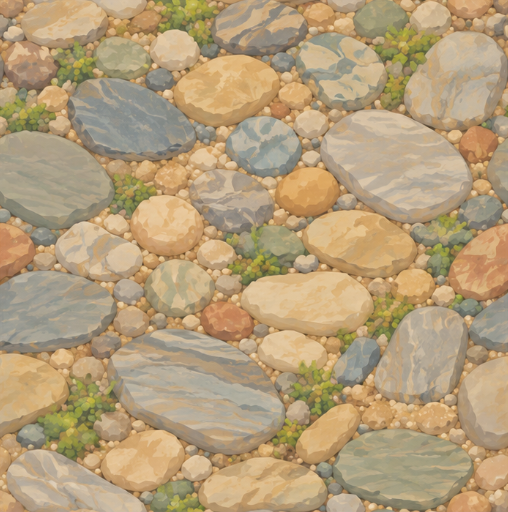
#> input picture arte/meshy/entrada/lecho_rio_original.png, 508 x 512 px, found by its file name
$ python lecho_rio_textura.py
#> lines starting #> are read from the running program, lines starting #| are printed output that depends on the picture
"""Textura del lecho del río: lecho_rio_original.png (Meshy, no seamless) -> arte/suelo_meshy/lecho_rio.png, 512x512 seamless en X e Y.
Uso: python herramientas/lecho_rio_textura.py   (desde la raíz del proyecto). Reproducible (semilla fija).
Método: se pasa a 512x512; la versión DESPLAZADA medio tamaño (np.roll) es continua en sus bordes pero tiene la costura en la cruz central; ahí se mete el
centro de la ORIGINAL (limpio) con una máscara cuyo contorno se rompe con ruido de baja frecuencia, de modo que el corte sigue irregular y no deja un borroso en línea recta."""
import numpy as np
from PIL import Image
from scipy.ndimage import gaussian_filter, zoom

N = 512
ENTRADA = "arte/meshy/entrada/lecho_rio_original.png"
SALIDA = "arte/suelo_meshy/lecho_rio.png"
REPETICION = "docs/capturas/agua_filtro/lecho_repeticion.png"
SEMILLA = 7
SEMIANCHO = 105     # px desde la cruz central donde manda la original
SUAVE = 4           # ancho del fundido (px)
AMPL_RUIDO = 55     # cuánto se desvía el contorno del corte (px)

im = Image.open(ENTRADA).convert("RGB").resize((N, N), Image.LANCZOS)
orig = np.asarray(im).astype(np.float32)
rod = np.roll(orig, (N // 2, N // 2), axis=(0, 1))
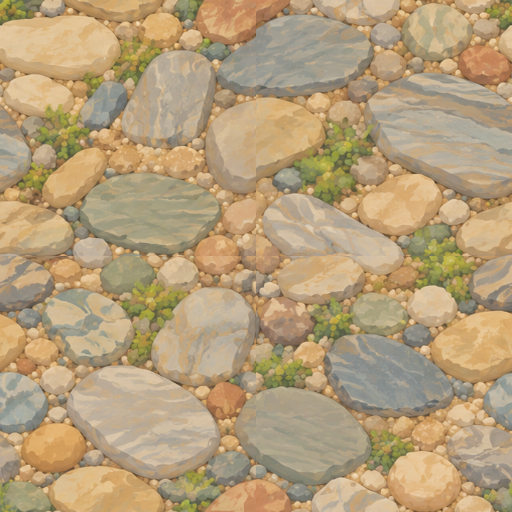
#> rod: shape (512, 512, 3) float32; mean R, G, B 180.7, 157.9, 121.8
rng = np.random.default_rng(SEMILLA)
yy, xx = np.mgrid[0:N, 0:N]


def un_eje(a, eje):
    """Hace `a` seamless en un eje. Se busca el corte k (entre 160 y 352) donde la imagen ya es lo más continua posible (la original trae una junta en el centro en algunas filas);
    la versión rodada hasta ese corte es continua en sus bordes y tiene la costura (los bordes de la original) en la línea c = N - k; ahí entra la original, que es limpia lejos de sus bordes,
    con una máscara de contorno irregular (ruido de baja frecuencia)."""
#> called with eje = 1
    b = np.moveaxis(a, eje, 0)
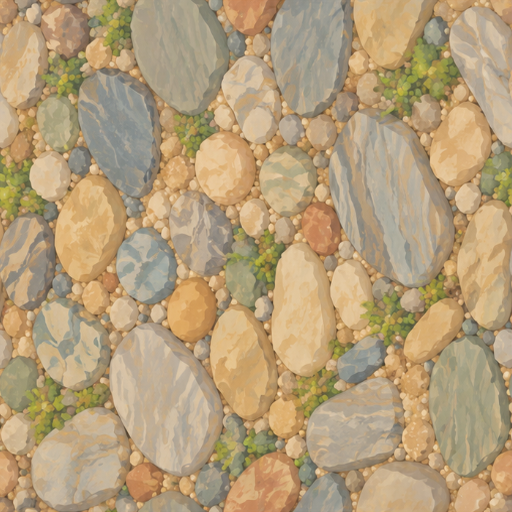
#> b: shape (512, 512, 3) float32; mean R, G, B 180.7, 157.9, 121.8
    costes = [np.abs(b[k] - b[k - 1]).mean() for k in range(160, 353)]
#> costes = 193 values, max 6.94 at index 27, min 3.19 at index 72, mean 4.63
    k = 160 + int(np.argmin(costes))
#> k = 232
    c = N - k
#> c = 280
    ruido = zoom(gaussian_filter(rng.standard_normal((32, 32)), 2.0, mode="wrap"), N / 32, order=3)
    ruido = (ruido - ruido.mean()) / (ruido.std() + 1e-6)
    pos = xx if eje == 1 else yy
    d = np.abs(pos - c).astype(np.float32) + ruido * (AMPL_RUIDO * 0.5)
    w = 1.0 - np.clip((d - (SEMIANCHO - SUAVE)) / (2 * SUAVE), 0, 1)
    w = w * w * (3 - 2 * w)
    rod = np.roll(a, -k, axis=eje)
    print("eje %d: corte k=%d (coste %.1f), costura en %d" % (eje, k, min(costes), c))
#| eje 1: corte k=232 (coste 3.2), costura en 280
    return rod * (1 - w[..., None]) + a * w[..., None]
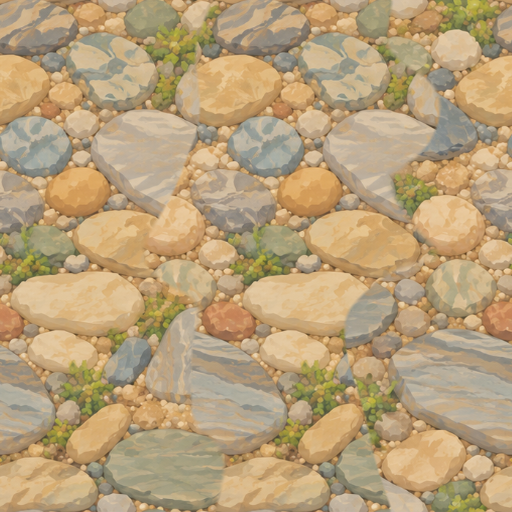
#> returned value: shape (512, 512, 3) float64; mean of channels 0, 1, 2 184, 159.7, 121.4; drawn as R, G, B

res = un_eje(un_eje(orig, 1), 0)
#> call 2 of un_eje, with eje = 0
#> in un_eje (call 2), `costes = [np.abs(b[k] - b[k - 1]).mean() for k in range(160, 353)]`: costes = 193 values, max 11.45 at index 112, min 3.35 at index 131, mean 6.01
#> in un_eje (call 2), `k = 160 + int(np.argmin(costes))`: k = 291
#> in un_eje (call 2), `c = N - k`: c = 221
#> in un_eje (call 2), `d = np.abs(pos - c).astype(np.float32) + ruido * (AMPL_RUIDO * 0.5)`:
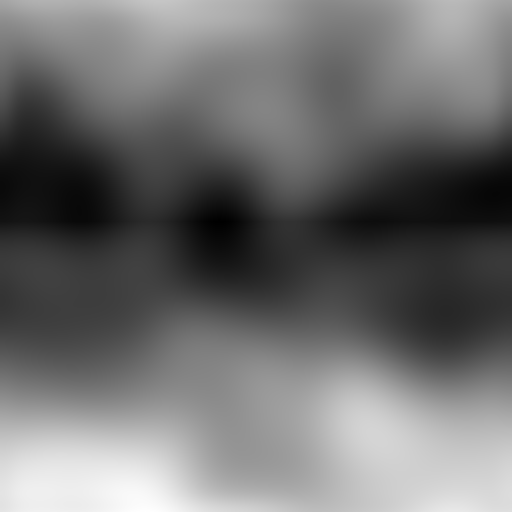
#> d: shape (512, 512) float64; min -16.88, max 320.6, mean 130.3; drawn with min black and max white
#> in un_eje (call 2), `w = 1.0 - np.clip((d - (SEMIANCHO - SUAVE)) / (2 * SUAVE), 0, 1)`:
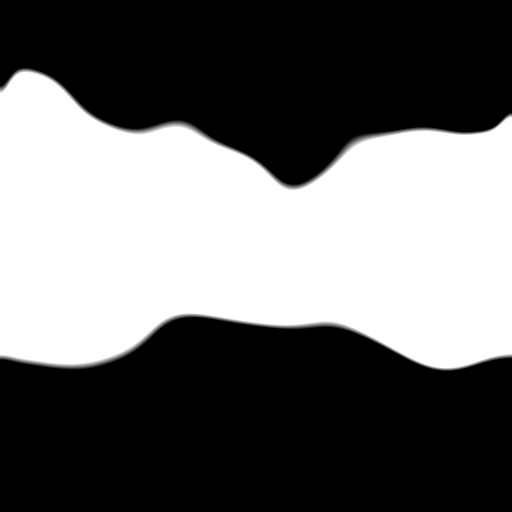
#> w: shape (512, 512) float64; min 0, max 1, mean 0.415
#| eje 0: corte k=291 (coste 3.3), costura en 221
#> in un_eje (call 2), `return rod * (1 - w[..., None]) + a * w[..., None]`:
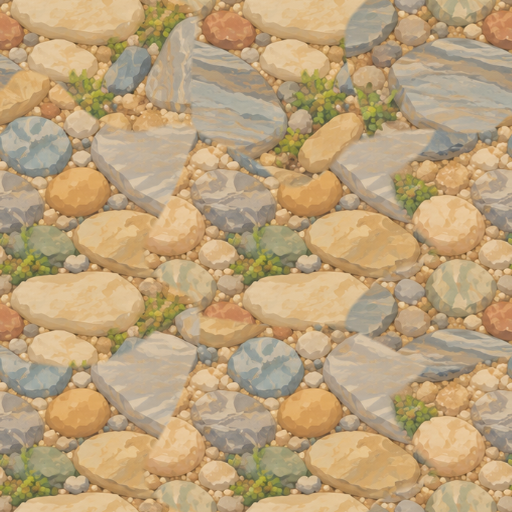
#> returned value: shape (512, 512, 3) float64; mean of channels 0, 1, 2 187.7, 161.5, 122.6; drawn as R, G, B
out = Image.fromarray(np.clip(res + 0.5, 0, 255).astype(np.uint8))
out.save(SALIDA)

def costura(a):
    a = a.astype(np.float32)
    h = np.abs(a[:, 0] - a[:, -1]).mean()
#> h = 14.12
    v = np.abs(a[0] - a[-1]).mean()
#> v = 15.5
    dentro = np.abs(a[:, 1:] - a[:, :-1]).mean()
#> dentro = 4.51
    return h, v, dentro

print("original  costura H %.1f V %.1f, dentro %.1f" % costura(np.asarray(im)))
#| original  costura H 14.1 V 15.5, dentro 4.5
print("resultado costura H %.1f V %.1f, dentro %.1f" % costura(np.asarray(out)))
#| resultado costura H 5.0 V 3.4, dentro 4.6
a = np.asarray(out)
mos = np.concatenate([np.concatenate([a, a], 1), np.concatenate([a, a], 1)], 0)
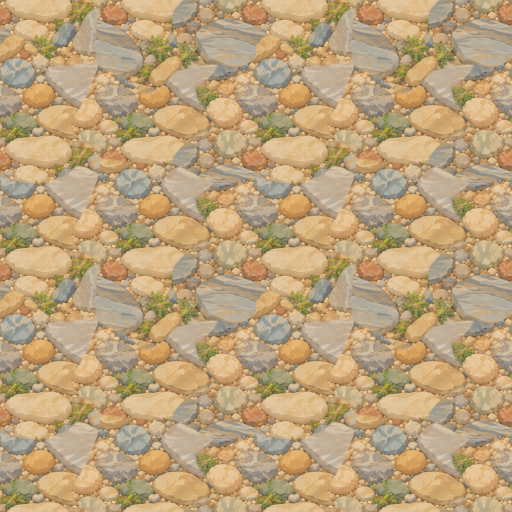
#> mos: shape (1024, 1024, 3) (shown at 1/2 size); mean R, G, B 187.7, 161.5, 122.6
Image.fromarray(mos).save(REPETICION)
